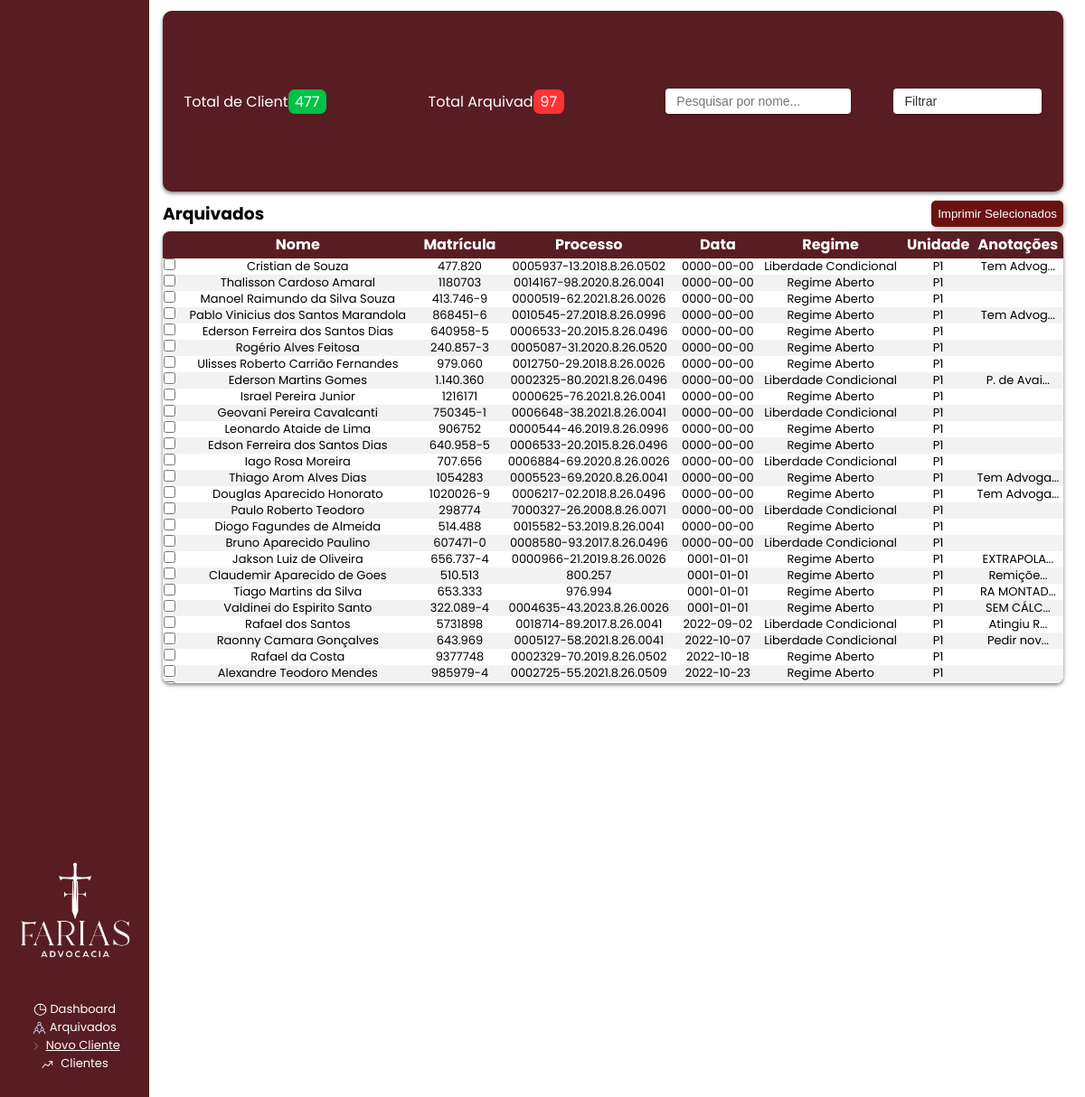
The app's page /routers/arquivados.php with its own data.
### tables this page shows
CREATE TABLE `arquivados` (
  `id` int(11) NOT NULL,
  `nome` varchar(50) NOT NULL,
  `matricula` varchar(80) NOT NULL,
  `processo` varchar(45) NOT NULL,
  `dataatual` text NOT NULL,
  `selecao` text NOT NULL,
  `anotacoes` text NOT NULL,
  `unidade` text NOT NULL
);

### public_html/routers/arquivados.php (the view, shortened to what this page needs)
<!DOCTYPE html>
<html>
<head>
    <link rel="stylesheet" type="text/css" href="../style/style.css">
</head>
<body>
    <?php
    $conn = mysqli_connect("myshared0309", "advfarias", "M748lmrt61c!", "advfarias");
    function executeQuery($sql)
    {
        global $conn;
        $result = mysqli_query($conn, $sql);
        return $result;
    }
    $query = "SELECT * FROM arquivados ORDER BY dataatual ASC";
if (isset($_GET['filtroRegime'])) {
    $filtroRegime = $_GET['filtroRegime'];
    if ($filtroRegime === "Regime Aberto" || $filtroRegime === "Liberdade Condicional") {
        $query = "SELECT * FROM arquivados WHERE selecao = '$filtroRegime' ORDER BY dataatual ASC";
    }
} else {
    $query = "SELECT * FROM arquivados ORDER BY dataatual ASC";
}
$result = executeQuery($query);
$countQuery = "SELECT COUNT(*) AS total FROM pessoa";
$countResult = executeQuery($countQuery);
$countRow = mysqli_fetch_assoc($countResult);
$totalClientes = $countRow['total'];
$countQuery = "SELECT COUNT(*) AS total FROM arquivados";
$countResult = executeQuery($countQuery);
$countRow = mysqli_fetch_assoc($countResult);
$totalArquivados = $countRow['total'];
?>
    <div class="container">
        <div class="navside">
            <img src="../images/logo.png" class="logomenu">
            <ul>
                <li onclick="history.back()"><img src="../images/dash.png" class="imgDash"><a href="../index.php"> Dashboard</a></li>
                <li><img src="../images/Clients.png" class="imgDash"><a href="arquivados.php"> Arquivados</a></li>
                <li onclick="openModal();" class="button"><img src="../images/right.png" class="imgDash"> <u>Novo Cliente</u></li>
                <li><img src="../images/trending-up.png" class="imgDash">&nbsp;<a href="clientes.php"> Clientes</a></li>
            </ul>
        </div>
        <div class="tables">
            <div class="menubar">
                Total de Clientes<span class="percentPositive">
                    <?php echo $totalClientes; ?>
                </span> Total Arquivados<span class="percentNegative">
                    <?php echo $totalArquivados; ?>
                </span>
                <input type="text" id="searchInput" class="search-input" placeholder="Pesquisar por nome..."
                    onkeyup="searchNames()">
                <select name="filtroRegime" id="filtroRegime" onchange="filtrarTabela()">
                    <option value="" selected disabled hidden>Filtrar</option>
                </select>
            </div>
            <span class="menuSuperior"><h3> Arquivados </h3> <button id="printButton">Imprimir Selecionados</button></span>
           <div>
                <table id="dataTable1">
                    <thead>
                        <tr>
                             <th></th>
                            <th>Nome</th>
                            <th>Matrícula</th>
                            <th>Processo</th>
                            <th>Data</th>
                            <th>Regime</th>
                            <th>Unidade</th>
                            <th>Anotações</th>
                        </tr>
                    </thead>
         <?php
while ($row = mysqli_fetch_assoc($result)) {
    $anotacoes = $row['anotacoes'];
    $anotacoesFormatada = strlen($anotacoes) > 10 ? substr($anotacoes, 0, 10) . "..." : $anotacoes;
    $unidade = $row['unidade'];
    $unidadeFormatada = strlen($unidade) > 4 ? substr($unidade, 0, 5) . "..." : $unidade;
    echo "<tr class='table-row' data-id='{$row['id']}' data-nome='{$row['nome']}' data-matricula='{$row['matricula']}' data-processo='{$row['processo']}' data-data='{$row['dataatual']}' data-selecao='{$row['selecao']}' data-unidade='{$row['unidade']}' data-anotacoes='{$row['anotacoes']}'>
         <td><input type='checkbox' class='select-checkbox' onclick='event.stopPropagation();'></td>
        <td>{$row['nome']}</td>
        <td>{$row['matricula']}</td>
        <td>{$row['processo']}</td>
        <td>{$row['dataatual']}</td>
        <td>{$row['selecao']}</td>
        <td>{$unidadeFormatada}</td>
        <td>{$anotacoesFormatada}</td>
    </tr>";
}
?>
                </table>
            </div>
        </div>
    </div>
</body>
</html>

### public_html/style/style.css (style rules this page uses)
* { margin: 0; padding: 0; }
body { overflow: hidden; font-family: 'Poppins', sans-serif; }
.container { display: flex; align-items: center; flex-direction: row; justify-content:space-around; width:98%; margin:2px 0; padding: 0; }
.navside { width: 165px; background-color: #581d22; color: white; height: 100vh; display: flex; flex-direction: column; align-items: center; justify-content: center; position: absolute; left: 0; top: 0; }
.imgDash { vertical-align: middle; width:15px; }
.logomenu { width: 200px; }
ul { list-style: none; padding: 0; margin: 0; display: flex; flex-direction: column; align-items: center; justify-content: center; }
ul li { cursor: pointer; font-size: 13px; transition: transform 0.2s; }
ul li a { color: #FFF; text-decoration: none; }
.tables { align-items: center; width: 85%; display: flex; flex-direction: column; margin-left: 180px; }
.tables .menubar { border:none; border-radius: 10px; display: flex; flex-direction: row; justify-content: space-around; height: 200px; background-color: #581d22; align-items: center; color:#FFF; margin: 10px 0; box-shadow: 0px 2px 4px rgba(0, 0, 0, 0.5); }
.percentPositive { color:#FFF; border-radius: 7px; background-color:#00C247; position: relative; left: -65px; padding: 1px 8px 1px 7px; }
.percentNegative { color:#FFF; border-radius: 7px; background-color: #FF3333; position: relative; left: -65px; padding: 1px 8px 1px 7px; }
.tables div { overflow: auto; height: 500px; width: 100%; margin: 5px 0 0 0; background-color: #FFF; border-radius: 8px; box-shadow: 0px 2px 4px rgba(0, 0, 0, 0.5); }
.tables table { font-size: 13px; line-height: 18px; border-collapse: collapse; width: 100%; }
.tables table th { font-size: 16px; background-color: #581d22; color: #FFF; word-break: keep-all; align-items: center; text-align: center; line-height: 30px; }
.tables table td { align-items: center; text-align: center; }
.tables table td { cursor: pointer; transition: transform 0.3s; }
.tables table tr:nth-child(even) { background-color: #f2f2f2; }
.tables table tr:nth-child(odd) { background-color: white; }
.tables table td:nth-child(2) { width: 270px; }
.search-input { appearance: none; -webkit-appearance: none; -moz-appearance: none; border: none; background-color: #FFF; padding: 6px 12px; border-radius: 4px; font-size: 14px; color: #333; outline: none; box-shadow: 0px 2px 4px rgba(0, 0, 0, 0.2); transition: background-color 0.3s, color 0.3s, box-shadow 0.3s; }
#filtroRegime { appearance: none; -webkit-appearance: none; -moz-appearance: none; border: none; background-color: #FFF; padding: 6px 12px; border-radius: 4px; font-size: 14px; color: #333; cursor: pointer; outline: none; box-shadow: 0px 2px 4px rgba(0, 0, 0, 0.2); transition: background-color 0.3s, color 0.3s, box-shadow 0.3s; }
#filtroRegime::after { content: "\25BC"; font-size: 14px; position: absolute; right: 12px; top: 50%; transform: translateY(-50%); }
.menuSuperior { display: flex; flex-direction: row; justify-content: space-between; align-items: center; width: 100%; }
.menuSuperior button { cursor: pointer; border:none; box-shadow: 2px 2px 5px rgba(0, 0, 0, 0.3); color: #FFF; padding: 7px; border-radius: 5px; background-color: #6A1212; ; transition: transform 0.2s; }

### records on screen
arquivados: nome "Cristian de Souza", matricula "477.820", processo "0005937-13.2018.8.26.0502", dataatual "0000-00-00", selecao "Liberdade Condicional", unidade "P1", anotacoes "Tem Advog..."
arquivados: nome "Thalisson Cardoso Amaral", matricula "1180703", processo "0014167-98.2020.8.26.0041", dataatual "0000-00-00", selecao "Regime Aberto", unidade "P1"
arquivados: nome "Manoel Raimundo da Silva Souza", matricula "413.746-9", processo "0000519-62.2021.8.26.0026", dataatual "0000-00-00", selecao "Regime Aberto", unidade "P1"
arquivados: nome "Pablo Vinicius dos Santos Marandola", matricula "868451-6", processo "0010545-27.2018.8.26.0996", dataatual "0000-00-00", selecao "Regime Aberto", unidade "P1", anotacoes "Tem Advog..."
arquivados: nome "Ederson Ferreira dos Santos Dias", matricula "640958-5", processo "0006533-20.2015.8.26.0496", dataatual "0000-00-00", selecao "Regime Aberto", unidade "P1"
arquivados: nome "Rogério Alves Feitosa", matricula "240.857-3", processo "0005087-31.2020.8.26.0520", dataatual "0000-00-00", selecao "Regime Aberto", unidade "P1"
arquivados: nome "Ulisses Roberto Carrião Fernandes", matricula "979.060", processo "0012750-29.2018.8.26.0026", dataatual "0000-00-00", selecao "Regime Aberto", unidade "P1"
arquivados: nome "Ederson Martins Gomes", matricula "1.140.360", processo "0002325-80.2021.8.26.0496", dataatual "0000-00-00", selecao "Liberdade Condicional", unidade "P1", anotacoes "P. de Avai..."
arquivados: nome "Israel Pereira Junior", matricula "1216171", processo "0000625-76.2021.8.26.0041", dataatual "0000-00-00", selecao "Regime Aberto", unidade "P1"
arquivados: nome "Geovani Pereira Cavalcanti", matricula "750345-1", processo "0006648-38.2021.8.26.0041", dataatual "0000-00-00", selecao "Liberdade Condicional", unidade "P1"
arquivados: nome "Leonardo Ataide de Lima", matricula "906752", processo "0000544-46.2019.8.26.0996", dataatual "0000-00-00", selecao "Regime Aberto", unidade "P1"
arquivados: nome "Edson Ferreira dos Santos Dias", matricula "640.958-5", processo "0006533-20.2015.8.26.0496", dataatual "0000-00-00", selecao "Regime Aberto", unidade "P1"
arquivados: nome "Iago Rosa Moreira", matricula "707.656", processo "0006884-69.2020.8.26.0026", dataatual "0000-00-00", selecao "Liberdade Condicional", unidade "P1"
arquivados: nome "Thiago Arom Alves Dias", matricula "1054283", processo "0005523-69.2020.8.26.0041", dataatual "0000-00-00", selecao "Regime Aberto", unidade "P1", anotacoes "Tem Advoga..."
arquivados: nome "Douglas Aparecido Honorato", matricula "1020026-9", processo "0006217-02.2018.8.26.0496", dataatual "0000-00-00", selecao "Regime Aberto", unidade "P1", anotacoes "Tem Advoga..."
arquivados: nome "Paulo Roberto Teodoro", matricula "298774", processo "7000327-26.2008.8.26.0071", dataatual "0000-00-00", selecao "Liberdade Condicional", unidade "P1"
arquivados: nome "Diogo Fagundes de Almeida", matricula "514.488", processo "0015582-53.2019.8.26.0041", dataatual "0000-00-00", selecao "Regime Aberto", unidade "P1"
arquivados: nome "Bruno Aparecido Paulino", matricula "607471-0", processo "0008580-93.2017.8.26.0496", dataatual "0000-00-00", selecao "Liberdade Condicional", unidade "P1"
arquivados: nome "Jakson Luiz de Oliveira", matricula "656.737-4", processo "0000966-21.2019.8.26.0026", dataatual "0001-01-01", selecao "Regime Aberto", unidade "P1", anotacoes "EXTRAPOLA..."
arquivados: nome "Claudemir Aparecido de Goes", matricula "510.513", processo "800.257", dataatual "0001-01-01", selecao "Regime Aberto", unidade "P1", anotacoes "Remiçõe..."
arquivados: nome "Tiago Martins da Silva", matricula "653.333", processo "976.994", dataatual "0001-01-01", selecao "Regime Aberto", unidade "P1", anotacoes "RA MONTAD..."
arquivados: nome "Valdinei do Espirito Santo", matricula "322.089-4", processo "0004635-43.2023.8.26.0026", dataatual "0001-01-01", selecao "Regime Aberto", unidade "P1", anotacoes "SEM CÁLC..."
arquivados: nome "Rafael dos Santos", matricula "5731898", processo "0018714-89.2017.8.26.0041", dataatual "2022-09-02", selecao "Liberdade Condicional", unidade "P1", anotacoes "Atingiu R..."
arquivados: nome "Raonny Camara Gonçalves", matricula "643.969", processo "0005127-58.2021.8.26.0041", dataatual "2022-10-07", selecao "Liberdade Condicional", unidade "P1", anotacoes "Pedir nov..."
arquivados: nome "Rafael da Costa", matricula "9377748", processo "0002329-70.2019.8.26.0502", dataatual "2022-10-18", selecao "Regime Aberto", unidade "P1"
arquivados: nome "Alexandre Teodoro Mendes", matricula "985979-4", processo "0002725-55.2021.8.26.0509", dataatual "2022-10-23", selecao "Regime Aberto", unidade "P1"

### other values on screen
$totalClientes "477"
$totalArquivados "97"
